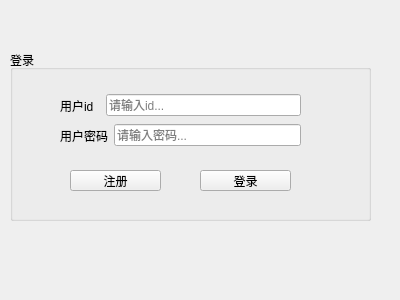
<?xml version="1.0" encoding="UTF-8"?>
<ui version="4.0">
 <class>LoginWindow</class>
 <widget class="QWidget" name="LoginWindow">
  <property name="geometry">
   <rect>
    <x>0</x>
    <y>0</y>
    <width>400</width>
    <height>300</height>
   </rect>
  </property>
  <property name="windowTitle">
   <string>Form</string>
  </property>
  <widget class="QGroupBox" name="login_groupbox">
   <property name="geometry">
    <rect>
     <x>10</x>
     <y>50</y>
     <width>361</width>
     <height>171</height>
    </rect>
   </property>
   <property name="title">
    <string>登录</string>
   </property>
   <widget class="QPushButton" name="signin_button">
    <property name="geometry">
     <rect>
      <x>60</x>
      <y>120</y>
      <width>91</width>
      <height>21</height>
     </rect>
    </property>
    <property name="styleSheet">
     <string notr="true"/>
    </property>
    <property name="text">
     <string>注册</string>
    </property>
   </widget>
   <widget class="QPushButton" name="login_button">
    <property name="geometry">
     <rect>
      <x>190</x>
      <y>120</y>
      <width>91</width>
      <height>21</height>
     </rect>
    </property>
    <property name="styleSheet">
     <string notr="true"/>
    </property>
    <property name="text">
     <string>登录</string>
    </property>
   </widget>
   <widget class="QWidget" name="horizontalLayoutWidget">
    <property name="geometry">
     <rect>
      <x>50</x>
      <y>40</y>
      <width>241</width>
      <height>31</height>
     </rect>
    </property>
    <layout class="QHBoxLayout" name="useridhl">
     <item>
      <widget class="QLabel" name="id_label">
       <property name="styleSheet">
        <string notr="true">QPushButton{
background-color: rgb(179, 214, 230);
color: white;
border:2px solid #000000;
padding: 16px 32px;
text-align: center;
font-size: 16px;
margin:4px 2px;
border-radius: 12px;
hover{color: black};
hover{background-color: white};
hover{border: 2px solid #000000}
}</string>
       </property>
       <property name="text">
        <string>用户id  </string>
       </property>
      </widget>
     </item>
     <item>
      <widget class="QLineEdit" name="id_text">
       <property name="toolTip">
        <string/>
       </property>
       <property name="whatsThis">
        <string>id</string>
       </property>
       <property name="inputMethodHints">
        <set>Qt::ImhDigitsOnly</set>
       </property>
       <property name="inputMask">
        <string comment="*"/>
       </property>
       <property name="text">
        <string extracomment="请输入用户id"/>
       </property>
       <property name="maxLength">
        <number>100000</number>
       </property>
       <property name="placeholderText">
        <string>请输入id...</string>
       </property>
      </widget>
     </item>
    </layout>
   </widget>
   <widget class="QWidget" name="horizontalLayoutWidget_2">
    <property name="geometry">
     <rect>
      <x>50</x>
      <y>70</y>
      <width>241</width>
      <height>31</height>
     </rect>
    </property>
    <layout class="QHBoxLayout" name="userkeyhl">
     <item>
      <widget class="QLabel" name="key_label">
       <property name="text">
        <string>用户密码</string>
       </property>
      </widget>
     </item>
     <item>
      <widget class="QLineEdit" name="key_text">
       <property name="placeholderText">
        <string>请输入密码...</string>
       </property>
      </widget>
     </item>
    </layout>
   </widget>
  </widget>
 </widget>
 <resources/>
 <connections/>
</ui>
